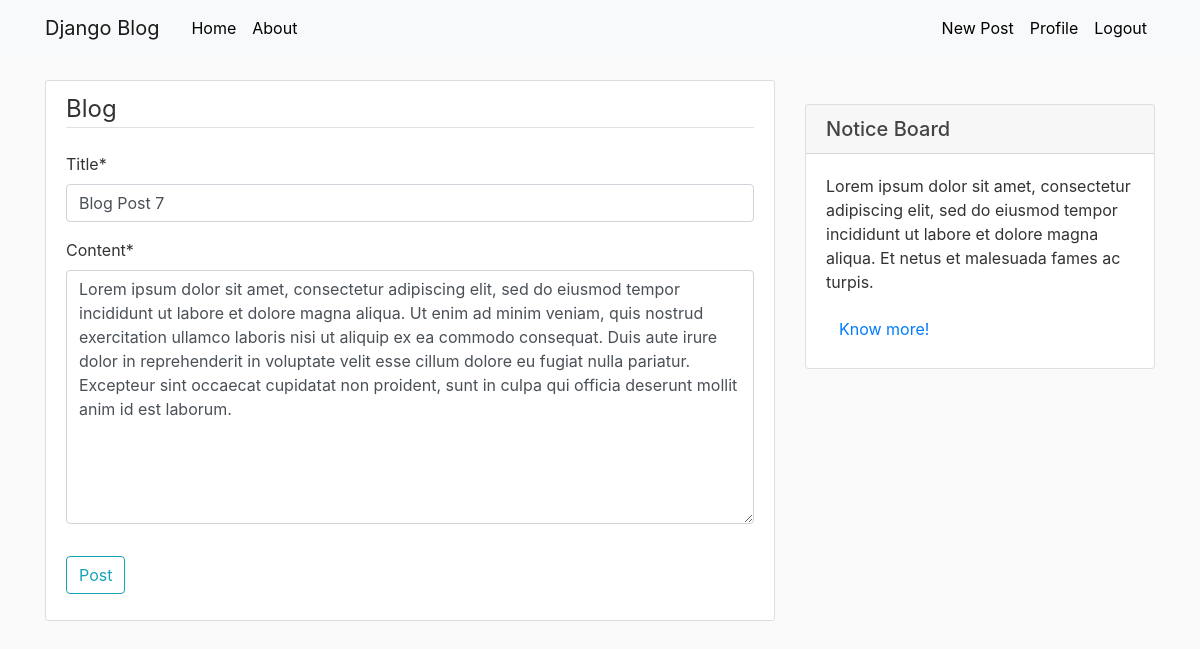
/post/9/update/ (signed in), run on the app's committed database.
### blog/models.py (models this page shows, shortened)
class Post(models.Model):
    title = models.CharField(max_length=100)
    content = models.TextField()
    date_posted = models.DateTimeField(default=timezone.now)
    author = models.ForeignKey('auth.User', on_delete=models.CASCADE)

### blog/views.py (the view, shortened to what this page needs)
# urls.py: path('post/<int:pk>/update/', PostUpdateView.as_view(), name='post-update'),
class PostUpdateView(LoginRequiredMixin, UserPassesTestMixin, UpdateView):
    model = Post
    fields=['title', 'content']
    def test_func(self):
        post=self.get_object()
        if self.request.user == post.author:
            return True
        return False

### blog/templates/blog/post_form.html (shortened to what this page needs)
{% extends "blog/base.html" %}
{% load crispy_forms_tags %}
{% block content %}
    <div class="content-section">
        <form method="POST">
            <fieldset class="form-group">
                <legend class="border-bottom mb-4">Blog</legend>
                {{ form|crispy }}
            </fieldset>
            <div class="form-group">
                <button class="btn btn-outline-info" type="submit">Post</button>
            </div>
        </form>
    </div>
{% endblock content %}

### blog/static/blog/main.css (style rules this page uses)
body { background: #fafafa; color: #333333; margin-top: 5rem; }
.content-section { background: #ffffff; padding: 10px 20px; border: 1px solid #dddddd; border-radius: 3px; margin-bottom: 20px; }

### data on the page
Post: title "Blog Post 7", content "Lorem ipsum dolor sit amet, consectetur adipiscing elit, sed do eiusmod tempor incididunt ut labore et dolore magna aliqua. Ut enim ad minim veniam, quis nostrud exercitation ullamco laboris nisi ut aliquip ex ea commodo consequat. Duis aute irure dolor in reprehenderit in voluptate velit esse cillum dolore eu fugiat nulla pariatur. Excepteur sint occaecat cupidatat non proident, sunt in culpa qui officia deserunt mollit anim id est laborum."
